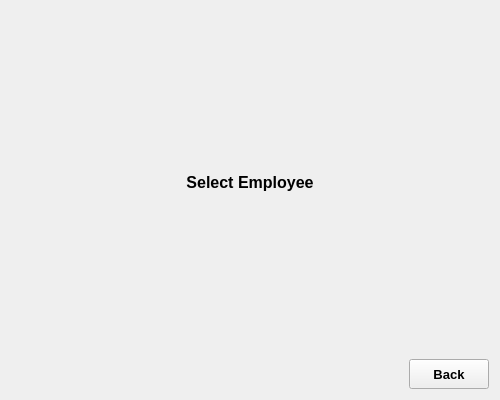
<?xml version="1.0" encoding="UTF-8"?>
<ui version="4.0">
 <class>AssignSalesman</class>
 <widget class="QWidget" name="AssignSalesman">
  <property name="geometry">
   <rect>
    <x>0</x>
    <y>0</y>
    <width>500</width>
    <height>400</height>
   </rect>
  </property>
  <property name="font">
   <font>
    <family>Microsoft YaHei UI</family>
    <pointsize>10</pointsize>
   </font>
  </property>
  <property name="windowTitle">
   <string>Form</string>
  </property>
  <layout class="QVBoxLayout" name="verticalLayout" stretch="0,0,1">
   <item>
    <widget class="QLabel" name="label">
     <property name="font">
      <font>
       <pointsize>12</pointsize>
       <weight>75</weight>
       <bold>true</bold>
      </font>
     </property>
     <property name="text">
      <string>Select Employee</string>
     </property>
     <property name="alignment">
      <set>Qt::AlignCenter</set>
     </property>
    </widget>
   </item>
   <item>
    <layout class="QHBoxLayout" name="horizontalLayout">
     <item>
      <spacer name="horizontalSpacer">
       <property name="orientation">
        <enum>Qt::Horizontal</enum>
       </property>
       <property name="sizeHint" stdset="0">
        <size>
         <width>40</width>
         <height>20</height>
        </size>
       </property>
      </spacer>
     </item>
     <item>
      <widget class="QToolButton" name="toolButton">
       <property name="minimumSize">
        <size>
         <width>80</width>
         <height>30</height>
        </size>
       </property>
       <property name="font">
        <font>
         <pointsize>10</pointsize>
         <weight>75</weight>
         <bold>true</bold>
        </font>
       </property>
       <property name="text">
        <string>Back</string>
       </property>
      </widget>
     </item>
    </layout>
   </item>
   <item>
    <layout class="QVBoxLayout" name="layout"/>
   </item>
  </layout>
 </widget>
 <resources/>
 <connections/>
</ui>
